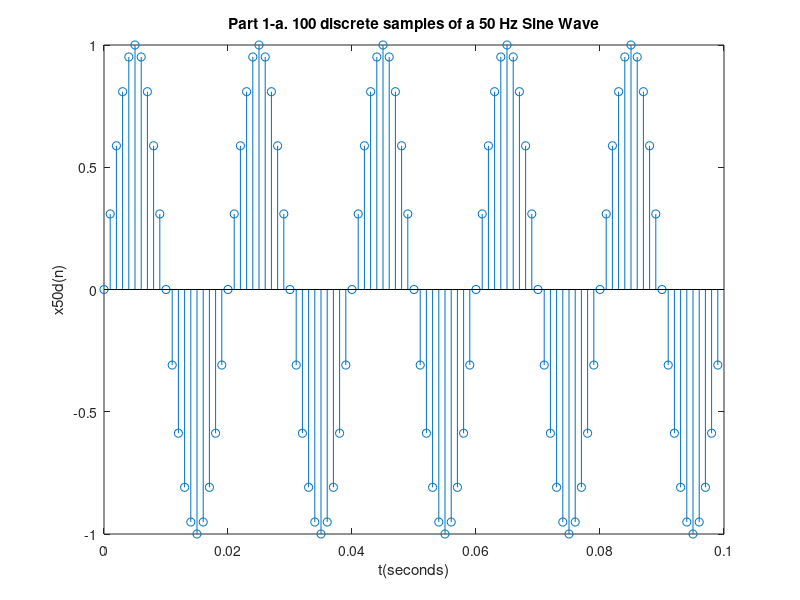
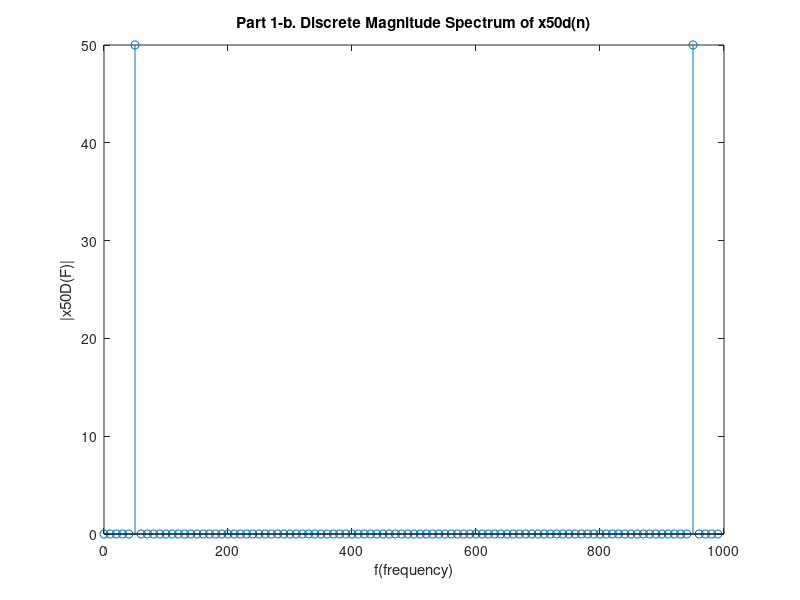
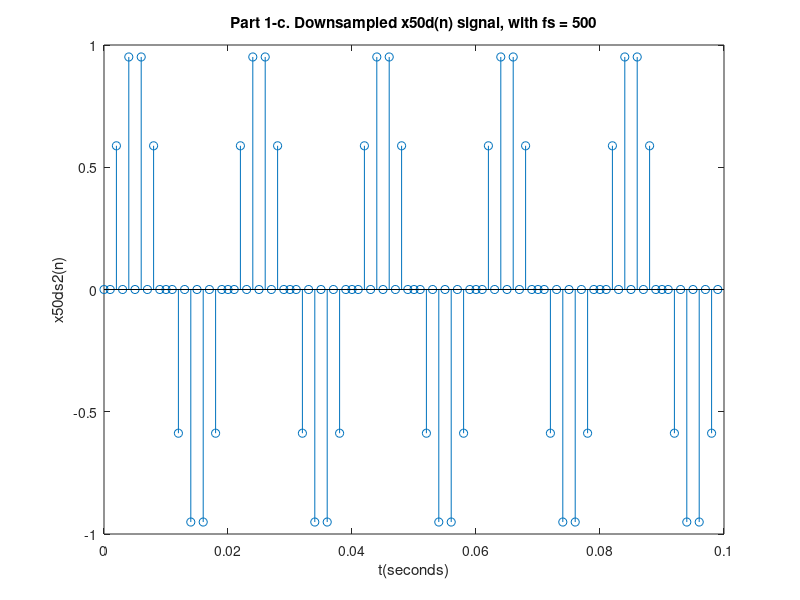
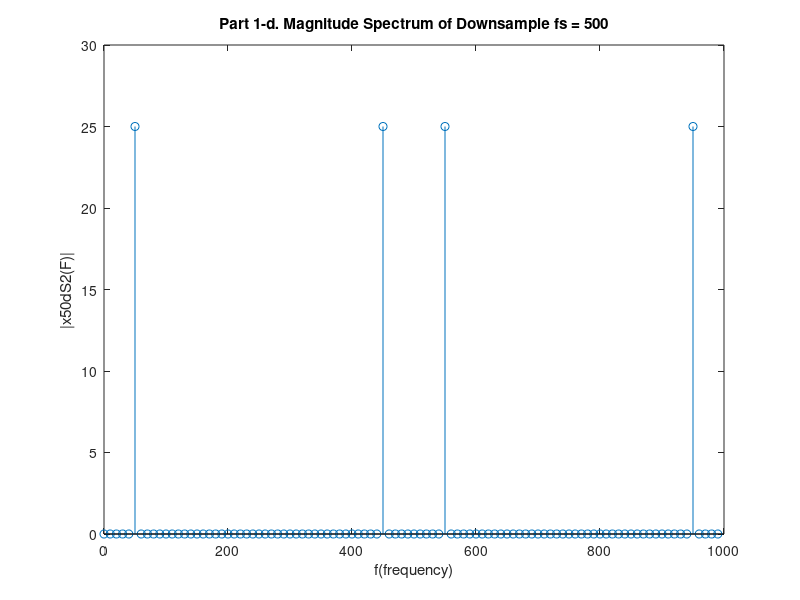

Here is the MATLAB script that generated these plots, in order:
%% Part 1
% Jordan R. Smith
% ECE 714 - Assignment #2
% September 23, 2016
%
% Part 1 - a.
% Consider a discrete sequence x50d(n). Plot the discrete sequence versus
% t. f = 50 Hz, N = 100, fs = 1000.

clear all; close all;

fs = 1000;      % time steps per second
n = 0:99;       % 100 samples
f = 50;         % 50 Hz continuous
t = (1/fs)*n;     % time axis
figure
x50d = sin(2*pi*f*n/fs);
stem(t,x50d)
title('Part 1-a. 100 discrete samples of a 50 Hz Sine Wave');
ylabel('x50d(n)')
xlabel('t(seconds)')

% Part 1 - b.
% Plot the absolute value of the fast fourier transform of x50d(n). This
% will provide the magnitude spectrum of the discrete time sequence.
% Because the function is discrete, plot the magnitude as a sampled output
% as well.

figure
f1 = (0:99)*1000/100;       % frequency axis adjustment
stem(f1,abs(fft(x50d)))     % discrete magnitude spectrum
title('Part 1-b. Discrete Magnitude Spectrum of x50d(n)');
ylabel('|x50D(F)|');
xlabel('f(frequency)');

% Part 1 - c.
% The frequency domain effects of data sampling can be observed by
% downsampling the discrete time signal. If every other value of x50d(n) is
% set to zero, the signal will appear to be a 50 Hz wave sampled at fs=500
% instead of fs = 1000.

s(1:100) = 0;           % Every other value is equal to 0.
s(1:2:100) = 1;         % Each alternating value is 1, starting with s=2.
x50ds2 = x50d.*s;       % This creates x50d, with every other value 0.

figure
stem(t,x50ds2)
title('Part 1-c. Downsampled x50d(n) signal, with fs = 500')
ylabel('x50ds2(n)');
xlabel('t(seconds)');

% Part 1 - d.
% Plot the magnitude spectrum of the downsampled signal, and using the same
% modified frequency axis vector utilized in part B.

figure
stem(f1,abs(fft(x50ds2)))
title('Part 1-d. Magnitude Spectrum of Downsample fs = 500')
ylabel('|x50dS2(F)|');
xlabel('f(frequency)');

% Part 1 - e
% Making 3 of every 4 values 0, the downsampled signal will now have an fs
% = 250. A similar process to Part d, a vector consisting of 1's and 0's
% will be multiplied with the original sampled signal to form a new
% downsampled vector.

s2(1:100) = 0;
s2(1:4:100) = 1;
x50ds4 = x50d.*s2;

figure
stem(t,x50ds4);
title('Part 1-e. Downsampled Signal with fs = 250');
xlabel('t(seconds)');
ylabel('x50ds4');

% Part 1 - f
% Plot the Magnitude Spectrum of the downsampled signal of fs=250. The
% frequency axis still utilizes the f1, with the frequency scale extending
% from 0 to 990 Hz, despite the lowered sampling rate.

figure
stem(f1,abs(fft(x50ds4)))
title('Part 1-f. Downsampled fs = 250 Magnitude Spectrum');
xlabel('f(frequency)');
ylabel('|X50DS4(F)|');

%% Part 2
% Repeat parts a through f with a 200Hz sine wave.

f2 = 200;   % 200 Hz Sine Wave
x200d = sin(2*pi*f2*n/fs);

figure      % Part 2-a
stem(t,x200d)
title('Part 2-a. 100 discrete samples of a 200 Hz Sine Wave')
ylabel('x200d(n)')
xlabel('t(seconds)')

figure      % Part 2-b
stem(f1,abs(fft(x200d)))
title('Part 2-b. Discrete Magnitude Spectrum of x200d(n)');
ylabel('|x200D(F)|');
xlabel('f(frequency)');

x200ds2 = x200d.*s;     % Part 2-c
figure
stem(t,x200ds2)
title('Part 2-c. Downsampled x200d(n) signal, with fs = 500')
ylabel('x200ds2(n)');
xlabel('t(seconds)');

figure                  % Part 2-d
stem(f1,abs(fft(x200ds2)))
title('Part 2-d. Magnitude Spectrum of Downsample fs = 500')
ylabel('|x200dS2(F)|');
xlabel('f(frequency)');

x200ds4 = x200d.*s2;    % Part 2-e
figure
stem(t,x200ds4);
title('Part 2-e. Downsampled Signal with fs = 250');
xlabel('t(seconds)');
ylabel('x200ds4');

figure                  % Part 2-f
stem(f1,abs(fft(x200ds4)))
title('Part 2-f. Downsampled fs = 250 Magnitude Spectrum');
xlabel('f(frequency)');
ylabel('|X200DS4(F)|');

%% Part 3
% Repeat Repeat parts a-f for the discrete time signal xd(n), where
% xd(n) = x50d(n)+(0.5*x200d(n)). Repeat all of the plots and discussions
% from parts a-f for this new signal.

xd = x50d + (0.5*x200d);    % New summation signal

figure                      % Part 3-a
stem(t,xd)
title('Part 3-a. 100 discrete samples of a Modified Sine Wave')
ylabel('xd(n)')
xlabel('t(seconds)')

figure                      % Part 3-b
stem(f1,abs(fft(xd)))
title('Part 3-b. Discrete Magnitude Spectrum of xd(n)');
ylabel('|xD(F)|');
xlabel('f(frequency)');

xds2 = xd.*s;               % Part 3-c
figure
stem(t,xds2)
title('Part 3-c. Downsampled xd(n) signal, with fs = 500')
ylabel('xds2(n)');
xlabel('t(seconds)');

figure                      % Part 3-d
stem(f1,abs(fft(xds2)))
title('Part 3-d. Magnitude Spectrum of xd(n) Downsample fs = 500')
ylabel('|xdS2(F)|');
xlabel('f(frequency)');

xds4 = xd.*s2;              % Part 3-e
figure
stem(t,xds4);
title('Part 3-e. Downsampled Signal xd(n) with fs = 250');
xlabel('t(seconds)');
ylabel('xds4(n)');

figure                      % Part 3-f
stem(f1,abs(fft(xds4)))
title('Part 3-f. Downsampled fs = 250 xd(n) Magnitude Spectrum');
xlabel('f(frequency)');
ylabel('|XDS4(F)|');